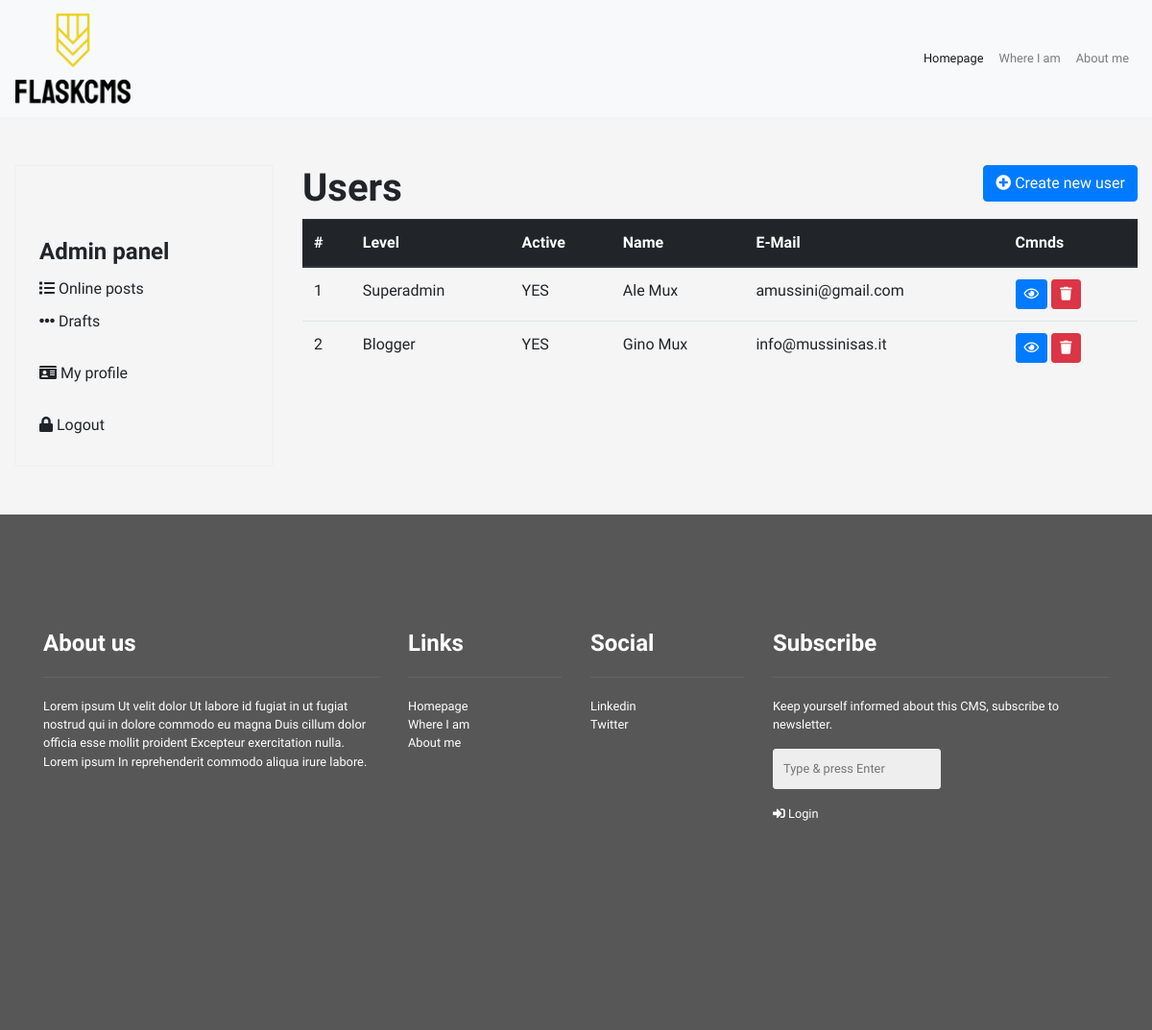
The app's page /admin/users (signed in) with its own data.
### tables this page shows
CREATE TABLE 'pages' ('idpages' integer PRIMARY KEY AUTOINCREMENT NOT NULL, 'is_visible' integer DEFAULT 0 , 'title' varchar(500), 'subtitle' varchar(500), 'text' text, 'menu_item' integer DEFAULT 0 , 'menu_order' integer DEFAULT 0 , 'photo' varchar(150), 'locked' boolean DEFAULT 0, 'meta_title' varchar(150) DEFAULT '', 'meta_description' varchar(500), 'meta_keywords' varchar(150), 'meta_image' varchar(150), 'url' varchar(250));

CREATE TABLE "users" (
	"id"	INTEGER NOT NULL,
	"email"	TEXT NOT NULL,
	"password"	TEXT NOT NULL,
	"active"	integer DEFAULT 0,
	"name"	varchar(100),
	"idusers_level"	INTEGER DEFAULT 0,
	"photo"	varchar(250),
	PRIMARY KEY("id" AUTOINCREMENT)
);

CREATE TABLE 'users_level' ('idusers_level' integer PRIMARY KEY AUTOINCREMENT NOT NULL, 'label' varchar(20));

### application.py (the view)
@app.route("/admin/users", methods=["GET", "POST"])
@login_required
def admin_users():
    opt = global_options(db)
    menu = global_menu(db)
    this_page = admin_default_tags()
    rows = db.execute("SELECT users.*, users_level.* FROM users, users_level WHERE users.idusers_level = users_level.idusers_level ORDER BY users.idusers_level ASC, users.email ASC")
    return render_template("admin-users.html", opt = opt, menu = menu, page = this_page, rows = rows)

### application.py (called while the page is built)
@app.after_request
def after_request(response):
    response.headers["Cache-Control"] = "no-cache, no-store, must-revalidate"
    response.headers["Expires"] = 0
    response.headers["Pragma"] = "no-cache"
    return response

### helpers.py (called while the page is built)
def login_required(f):
    @wraps(f)
    def decorated_function(*args, **kwargs):
        if session.get("user_id") is None:
            return redirect("/admin")
        return f(*args, **kwargs)
    return decorated_function

def global_options(db):
    globals = db.execute("SELECT * FROM options WHERE id=1")
    return globals[0]

def global_menu(db):
    menu = db.execute("SELECT url, title FROM pages WHERE is_visible=1 AND menu_item=1 ORDER BY menu_order ASC")
    return menu

def admin_default_tags():
    tags = {
        'meta_title': 'ADMIN CONTROL PANEL'
    }
    return tags

### templates/admin-users.html (shortened to what this page needs)
{% extends "admin-base.html" %}
{% block content %}
<div class="col-md-9 col-lg-9">
    <h1>Users<button class="btn btn-md btn-primary float-right" onclick="Admin.user.create()"><i class="fas fa-plus-circle"></i> Create new user</button></h1>
    <div class="table-responsive-sm">
    <table class="table">
        <thead class="thead-dark">
          <tr>
            <th scope="col">#</th>
            <th scope="col">Level</th>
            <th scope="col">Active</th>
            <th scope="col">Name</th>
            <th scope="col">E-Mail</th>
            <th scope="col">Cmnds</th>
          </tr>
        </thead>
        <tbody>
          {% for row in rows %}
          <tr>
            <td scope="row">{{row['id']}}</td>
            <td>{{row['label']}}</td>
            <td>{% if row['active'] == 1 %}YES{% else %}NO{% endif %} </td>
            <td>{{row['name']}}</td>
            <td>{{row['email']}}</td>
            <td>
                <button type="button" class="btn btn-sm btn-primary" onclick="Admin.user.view({{row['id']}})"><i class="far fa-eye"></i></button>
                <button type="button" class="btn btn-sm btn-danger" onclick="Admin.user.delete({{row['id']}})"><i class="fa fa-trash"></i></button>
            </td>
          </tr>
          {% endfor %}
        </tbody>
      </table>
    </div>
</div>
{% endblock %}

### templates/admin-base.html (shortened to what this page needs)
<!DOCTYPE html>
<html lang="en">
    <head>
        <link href="https://maxcdn.bootstrapcdn.com/bootstrap/4.1.3/css/bootstrap.min.css" rel="stylesheet">
        <link href="//cdn.quilljs.com/1.3.6/quill.snow.css" rel="stylesheet">
        <link href="/static/css/style.css" rel="stylesheet">
        <link rel="stylesheet" href="https://cdnjs.cloudflare.com/ajax/libs/animate.css/4.0.0/animate.min.css" />
        <link rel="stylesheet" href="https://use.fontawesome.com/releases/v5.13.1/css/all.css">
    </head>
    <body>
      <nav class="navbar navbar-expand-lg navbar-light bg-light">
          <a class="navbar-brand" href="/">
            <img src="/static/img/logo_small.png" alt="SITE_NAME logo" />
          </a>
          <div class="collapse navbar-collapse" id="navbarSupportedContent">
            <ul class="navbar-nav ">
              {%
              for item in menu
              %}
              {% if item.url == 'homepage' %}
              <li class="nav-item active">
                <a class="nav-link" href="/">{{item.title}}</a>
              </li>
              {% else %}
              <li class="nav-item">
                <a class="nav-link" href="/pages/{{item.url}}">{{item.title}}</a>
              </li>
              {% endif %}
              {%
              endfor
              %}
            </ul>
          </div>
      </nav>
      <div id="contents">
        <div class="container container-2">
            <div class="row">
                <div class="col-md-3 col-lg-3">
                    <div class="classic-panel">
                        <h4>Admin panel</h4>
                        <ul class="menu-1">
                            <li><a href="/admin/home"><i class="fas fa-list"></i> Online posts</a></li>
                            <li><a href="/admin/drafts"><i class="fas fa-ellipsis-h"></i> Drafts</a></li>
                            <li class="divider"></li>
                            <li><a href="/admin/profile"><i class="fas fa-id-card"></i> My profile</a></li>
                            <li class="divider"></li>
                            <li><a href="/logout" onclick="return confirm('Are you sure?')"><i class="fas fa-lock"></i> Logout</a></li>
                        </ul>
                    </div>
                </div>
                {% block content %}{% endblock %}
            </div>
        </div>
      </div>
      <footer>
        <div class="container">
        <div class="row">
          <div class="col-sm-12 col-md-4">
            <h4>About us</h4>
            <p>
              Lorem ipsum Ut velit dolor Ut labore id fugiat in ut fugiat nostrud qui in dolore commodo eu magna Duis cillum dolor officia esse mollit proident Excepteur exercitation nulla. Lorem ipsum In reprehenderit commodo aliqua irure labore.
            </p>
          </div>
          <div class="col-sm-12 col-md-2">
            <h4>Links</h4>
            <ul>
              {%
              for item in menu
              %}
              {% if item.url == 'homepage' %}
              <li class="nav-item active">
                <a class="nav-link" href="/">{{item.title}}</a>
              </li>
              {% else %}
              <li class="nav-item">
                <a class="nav-link" href="/pages/{{item.url}}">{{item.title}}</a>
              </li>
              {% endif %}
              {%
              endfor
              %}
            </ul>
          </div>
          <div class="col-sm-12 col-md-2">
            <h4>Social</h4>
            <ul>
              <li><a href="https://www.linkedin.com/in/alessandro-mussini-86315849/" target="_blank" rel="noopener">Linkedin</a></li>
              <li><a href="https://twitter.com/alemussini" target="_blank" rel="noopener">Twitter</a></li>
            </ul>
          </div>
          <div class="col-sm-12 col-md-4">
            <h4>Subscribe</h4>
            <p>
              Keep yourself informed about this CMS, subscribe to newsletter.
            </p>
            <p>
              <input type="email" placeholder="Type & press Enter" />
            </p>
            <p>
              <a href="/admin"><i class="fas fa-sign-in-alt"></i> Login</a>
            </p>
          </div>
        </div>
      </div>
      </footer>
    </body>
</html>

### static/css/style.css (style rules this page uses)
body { font-family: 'Arimo', sans-serif; font-size: 16px; background-color: #f5f5f5; }
h1, h2, h3, h4, h5, h6 { font-family: 'Muli', cursive; font-weight: 800; }
nav.navbar { background-color: #eaeaea; }
.classic-panel { border: 1px solid #efefef;border-radius: 3px;padding: 25px; }
ul.menu-1 { list-style: none; margin: 0; padding: 0; }
ul.menu-1 a { color: #212529; }
ul.menu-1 li { padding: 5px 0; }
ul.menu-1 li.divider { height: 20px; }
.container-2 { max-width: 1600px; }
.container-2 h4 { margin-top: 50px; }
input[type="email"], input[type="password"], input[type="text"], select.form-control, input[type="file"], input[type="number"] { background-color: #eeeeee; padding: 10px; width: 50%; border: 1px solid #eeeeee; border-radius: 3px; height: auto; }
.navbar-expand-lg { justify-content: space-between; }
.navbar-collapse { flex-grow: 0; }
.navbar-brand img { width: 120px; }
nav.navbar, footer { font-size: 80%; }
#contents { padding: 50px 0; }
.page_content, #contents { max-width: 1600px; margin: auto; }
footer { padding: 120px 0 200px 0; background: #575757; color: #FFF; }
footer h4 { margin: 0; margin-bottom: 0px; border-bottom: 1px solid #666565; padding-bottom: 20px; margin-bottom: 20px; }
footer ul { list-style: none; padding: 0; }
footer a { color: #fff; }
footer input { padding: 15px 22px; font-family: 'Arimo', sans-serif; border: none; border-radius: 3px; background-color: #d0d0d0; }
footer .nav-link { padding: 0; }

### records on screen
pages: title "Homepage"
pages: title "Where I am"
pages: title "About me"
users: id "1", label "Superadmin", active "YES", name "Ale Mux", email "amussini@gmail.com"
users: id "2", label "Blogger", active "YES", name "Gino Mux", email "info@mussinisas.it"
